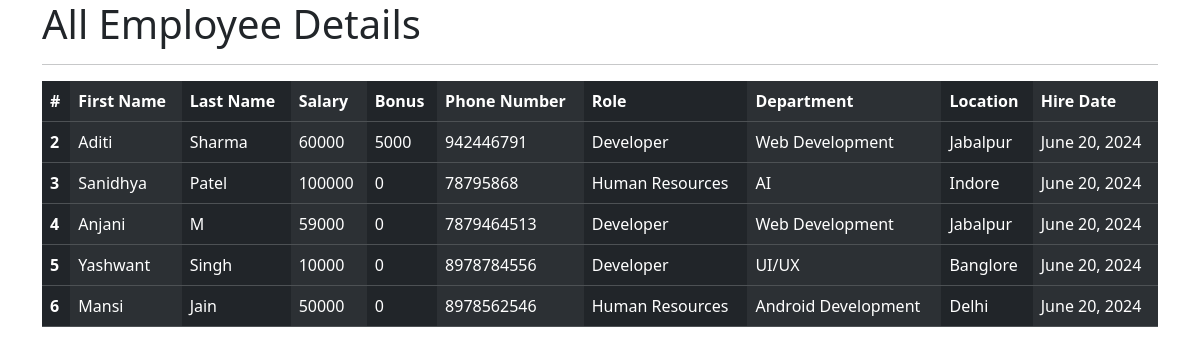
The app's page /all_emp with its own data.
### emp_app/models.py (models this page shows, shortened)
class Employee(models.Model):
    first_name = models.CharField(max_length=32, null=False)
    last_name = models.CharField(max_length=32, null=False)
    dept = models.ForeignKey(Department, on_delete=models.CASCADE)
    salary = models.IntegerField(default=0)
    bonus = models.IntegerField(default=0)
    role = models.ForeignKey(Role, on_delete=models.CASCADE)
    phone = models.IntegerField(default=0)
    hire_date = models.DateField()
    is_active = models.BooleanField(default=True)  # New field for soft deletion

class Role(models.Model):
    role = models.CharField(max_length=150, null=False)

class Department(models.Model):
    name = models.CharField(max_length=150, null=False)
    location = models.CharField(max_length=100)

### emp_app/views.py (the view)
# urls.py: path('all_emp',views.all_emp, name= 'all_emp' ),
def all_emp(request):
    emps = Employee.objects.filter(is_active=True)  # Get only active employees
    context = {
        'emps': emps
    }
    return render(request, 'all_emp.html', context)

### templates/all_emp.html (shortened to what this page needs)
<!DOCTYPE html>
<html lang="en">
<head>
    <link href="https://cdn.jsdelivr.net/npm/bootstrap@5.3.3/dist/css/bootstrap.min.css" rel="stylesheet">
</head>
<body>
    <div class="container">
        <h1>All Employee Details</h1>
        <hr>
        <table  class="table table-dark table-striped-columns">
            <thead>
              <tr>
                <th scope="col">#</th>
                <th scope="col">First Name</th>
                <th scope="col">Last Name</th>
                <th scope="col">Salary</th>
                <th scope="col">Bonus</th>
                <th scope="col">Phone Number</th>
                <th scope="col">Role</th>
                <th scope="col">Department</th>
                <th scope="col">Location</th>
                <th scope="col">Hire Date</th>
              </tr>
            </thead>
            {% for emp in emps%}
            <tbody>
              <tr>
                <th scope="row">{{emp.id}}</th>
                <td>{{emp.first_name}}</td>
                <td>{{emp.last_name}}</td>
                <td>{{emp.salary}}</td>
                <td>{{emp.bonus}}</td>
                <td>{{emp.phone}}</td>
                <td>{{emp.role.role}}</td>
                <td>{{emp.dept.name}}</td>
                <td>{{emp.dept.location}}</td>
                <td>{{emp.hire_date}}</td>
              </tr>
            </tbody>
            {%endfor%}
          </table>
    </div>
</body>
</html>

### records on screen
Employee: id "2", first_name "Aditi", last_name "Sharma", salary "60000", bonus "5000", phone "942446791", role.role "Developer", dept.name "Web Development", dept.location "Jabalpur", hire_date "June 20, 2024"
Employee: id "3", first_name "Sanidhya", last_name "Patel", salary "100000", bonus "0", phone "78795868", role.role "Human Resources", dept.name "AI", dept.location "Indore", hire_date "June 20, 2024"
Employee: id "4", first_name "Anjani", last_name "M", salary "59000", bonus "0", phone "7879464513", role.role "Developer", dept.name "Web Development", dept.location "Jabalpur", hire_date "June 20, 2024"
Employee: id "5", first_name "Yashwant", last_name "Singh", salary "10000", bonus "0", phone "8978784556", role.role "Developer", dept.name "UI/UX", dept.location "Banglore", hire_date "June 20, 2024"
Employee: id "6", first_name "Mansi", last_name "Jain", salary "50000", bonus "0", phone "8978562546", role.role "Human Resources", dept.name "Android Development", dept.location "Delhi", hire_date "June 20, 2024"
